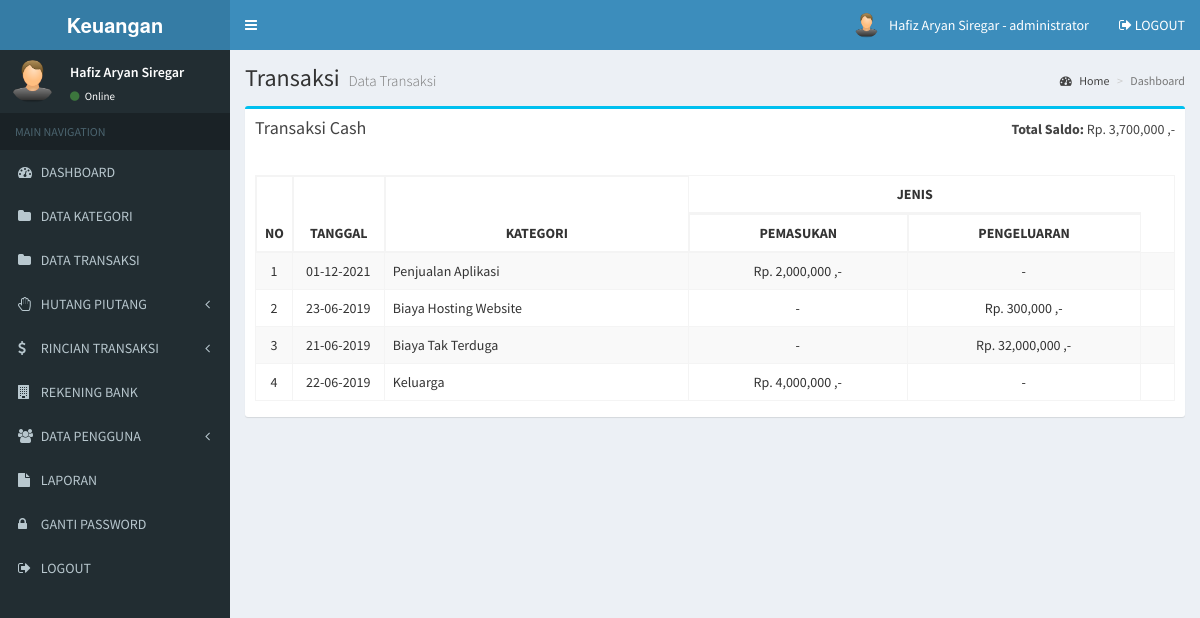
The app's page /admin/transaksi_cash.php (signed in) with its own data.
### tables this page shows
CREATE TABLE `user` (
  `user_id` int(11) NOT NULL,
  `user_nama` varchar(100) NOT NULL,
  `user_username` varchar(100) NOT NULL,
  `user_password` varchar(100) NOT NULL,
  `user_foto` varchar(100) DEFAULT NULL,
  `user_level` varchar(20) NOT NULL
);

CREATE TABLE `bank` (
  `bank_id` int(11) NOT NULL,
  `bank_nama` varchar(255) NOT NULL,
  `bank_nomor` varchar(255) NOT NULL,
  `bank_pemilik` varchar(255) NOT NULL,
  `bank_saldo` bigint(20) NOT NULL
);

CREATE TABLE `transaksi` (
  `transaksi_id` int(11) NOT NULL,
  `transaksi_tanggal` date NOT NULL,
  `transaksi_jenis` enum('Pengeluaran','Pemasukan') NOT NULL,
  `transaksi_kategori` int(11) NOT NULL,
  `transaksi_nominal` int(11) NOT NULL,
  `transaksi_keterangan` text NOT NULL,
  `transaksi_bank` int(11) NOT NULL
);

CREATE TABLE `kategori` (
  `kategori_id` int(11) NOT NULL,
  `kategori` varchar(255) NOT NULL
);

### admin/transaksi_cash.php (the view, shortened to what this page needs)
<?php include 'header.php'; ?>
<div class="content-wrapper">
  <section class="content-header">
    <h1>
      Transaksi
      <small>Data Transaksi</small>
    </h1>
    <ol class="breadcrumb">
      <li><a href="#"><i class="fa fa-dashboard"></i> Home</a></li>
      <li class="active">Dashboard</li>
    </ol>
  </section>
  <section class="content">
    <div class="row">
      <section class="col-lg-12">
        <div class="box box-info">
          <div class="box-header">
            <h3 class="box-title">Transaksi Cash</h3>
            <div class="btn-group pull-right">
              <p><b>Total Saldo:</b> <?php
                                      include '../koneksi.php';
                                      $data = mysqli_query($koneksi, "SELECT * FROM bank where bank_id = 3");
                                      while ($d = mysqli_fetch_array($data)) {
                                      ?>
                  <?php echo "Rp. " . number_format($d['bank_saldo']) . " ,-"; ?> <?php
                                                                                }
                                                                                  ?></p>
            </div>
          </div>
          <div class="box-body">
            <div class="table-responsive">
              <table class="table table-bordered table-striped" id="table-datatable">
                <thead>
                  <tr>
                    <th width="1%" rowspan="2">NO</th>
                    <th width="10%" rowspan="2" class="text-center">TANGGAL</th>
                    <th rowspan="2" class="text-center">KATEGORI</th>
                    <th colspan="2" class="text-center">JENIS</th>
                  </tr>
                  <tr>
                    <th class="text-center">PEMASUKAN</th>
                    <th class="text-center">PENGELUARAN</th>
                  </tr>
                </thead>
                <tbody>
                  <?php
                  include '../koneksi.php';
                  $no = 1;
                  $data = mysqli_query($koneksi, "SELECT * FROM transaksi, kategori WHERE kategori_id = transaksi_kategori AND transaksi_bank = 3 ORDER BY transaksi_id DESC");
                  while ($d = mysqli_fetch_array($data)) {
                  ?>
                    <tr>
                      <td class="text-center"><?php echo $no++; ?></td>
                      <td class="text-center"><?php echo date('d-m-Y', strtotime($d['transaksi_tanggal'])); ?></td>
                      <td><?php echo $d['kategori']; ?></td>
                      <td class="text-center">
                        <?php
                        if ($d['transaksi_jenis'] == "Pemasukan") {
                          echo "Rp. " . number_format($d['transaksi_nominal']) . " ,-";
                        } else {
                          echo "-";
                        }
                        ?>
                      </td>
                      <td class="text-center">
                        <?php
                        if ($d['transaksi_jenis'] == "Pengeluaran") {
                          echo "Rp. " . number_format($d['transaksi_nominal']) . " ,-";
                        } else {
                          echo "-";
                        }
                        ?>
                      </td>
                      <td>
                      </td>
                    </tr>
                  <?php
                  }
                  ?>
                </tbody>
              </table>
            </div>
          </div>
        </div>
      </section>
    </div>
  </section>
</div>
<?php include 'footer.php'; ?>

### admin/header.php (shortened to what this page needs)
<!DOCTYPE html>
<html>
<head>
  <link rel="stylesheet" href="../assets/bower_components/bootstrap/dist/css/bootstrap.min.css">
  <link rel="stylesheet" href="../assets/bower_components/font-awesome/css/font-awesome.min.css">
  <link rel="stylesheet" href="../assets/bower_components/Ionicons/css/ionicons.min.css">
  <link rel="stylesheet" href="../assets/dist/css/AdminLTE.min.css">
  <link rel="stylesheet" href="../assets/bower_components/datatables.net-bs/css/dataTables.bootstrap.min.css">
  <link rel="stylesheet" href="../assets/dist/css/skins/_all-skins.min.css">
  <link rel="stylesheet" href="../assets/bower_components/morris.js/morris.css">
  <link rel="stylesheet" href="../assets/bower_components/jvectormap/jquery-jvectormap.css">
  <link rel="stylesheet" href="../assets/bower_components/bootstrap-datepicker/dist/css/bootstrap-datepicker.min.css">
  <link rel="stylesheet" href="../assets/bower_components/bootstrap-daterangepicker/daterangepicker.css">
  <link rel="stylesheet" href="../assets/plugins/bootstrap-wysihtml5/bootstrap3-wysihtml5.min.css">
  <?php
  include '../koneksi.php';
  ?>
</head>
<body class="hold-transition skin-blue sidebar-mini">
  <div class="wrapper">
    <header class="main-header">
      <a href="index.php" class="logo">
        <span class="logo-lg"><b>Keuangan</b></span>
      </a>
      <nav class="navbar navbar-static-top">
        <a href="#" class="sidebar-toggle" data-toggle="push-menu" role="button">
        </a>
        <div class="navbar-custom-menu">
          <ul class="nav navbar-nav">
            <li class="dropdown user user-menu">
              <a href="#" class="dropdown-toggle" data-toggle="dropdown">
                <?php
                $id_user = $_SESSION['id'];
                $profil = mysqli_query($koneksi, "select * from user where user_id='$id_user'");
                $profil = mysqli_fetch_assoc($profil);
                if ($profil['user_foto'] == "") {
                ?>
                  <img src="../gambar/sistem/user.png" class="user-image">
                <?php } else { ?>
                  <img src="../gambar/user/<?php echo $profil['user_foto'] ?>" class="user-image">
                <?php } ?>
                <span class="hidden-xs"><?php echo $_SESSION['nama']; ?> - <?php echo $_SESSION['level']; ?></span>
              </a>
            </li>
            <li>
              <a href="logout.php" onclick="return confirm('Apakah Anda yakin untuk logout?')">
                <i class="fa fa-sign-out"></i> LOGOUT
              </a>
            </li>
          </ul>
        </div>
      </nav>
    </header>
    <aside class="main-sidebar">
      <section class="sidebar">
        <div class="user-panel">
          <div class="pull-left image">
            <?php
            $id_user = $_SESSION['id'];
            $profil = mysqli_query($koneksi, "select * from user where user_id='$id_user'");
            $profil = mysqli_fetch_assoc($profil);
            if ($profil['user_foto'] == "") {
            ?>
              <img src="../gambar/sistem/user.png" class="img-circle">
            <?php } else { ?>
              <img src="../gambar/user/<?php echo $profil['user_foto'] ?>" class="img-circle" style="max-height:45px">
            <?php } ?>
          </div>
          <div class="pull-left info">
            <p><?php echo $_SESSION['nama']; ?></p>
            <a href="#"><i class="fa fa-circle text-success"></i> Online</a>
          </div>
        </div>
        <ul class="sidebar-menu" data-widget="tree">
          <li class="header">MAIN NAVIGATION</li>
          <li>
            <a href="index.php">
              <i class="fa fa-dashboard"></i> <span>DASHBOARD</span>
            </a>
          </li>
          <li>
            <a href="kategori.php">
              <i class="fa fa-folder"></i> <span>DATA KATEGORI</span>
            </a>
          </li>
          <li>
            <a href="transaksi.php">
              <i class="fa fa-folder"></i> <span>DATA TRANSAKSI</span>
            </a>
          </li>
          <li class="treeview">
            <a href="#">
              <i class="fa fa-hand-paper-o"></i>
              <span>HUTANG PIUTANG</span>
              <span class="pull-right-container">
                <i class="fa fa-angle-left pull-right"></i>
              </span>
            </a>
          </li>
          <li class="treeview">
            <a href="#">
              <i class="fa fa-dollar"></i>
              <span>RINCIAN TRANSAKSI</span>
              <span class="pull-right-container">
                <i class="fa fa-angle-left pull-right"></i>
              </span>
            </a>
          </li>
          <li>
            <a href="bank.php">
              <i class="fa fa-building"></i> <span>REKENING BANK</span>
            </a>
          </li>
          <li class="treeview">
            <a href="#">
              <i class="fa fa-users"></i>
              <span>DATA PENGGUNA</span>
              <span class="pull-right-container">
                <i class="fa fa-angle-left pull-right"></i>
              </span>
            </a>
          </li>
          <li>
            <a href="laporan.php">
              <i class="fa fa-file"></i> <span>LAPORAN</span>
            </a>
          </li>
          <li>
            <a href="gantipassword.php">
              <i class="fa fa-lock"></i> <span>GANTI PASSWORD</span>
            </a>
          </li>
          <li>
            <a href="logout.php" onclick="return confirm('Apakah Anda yakin untuk logout?')">
              <i class="fa fa-sign-out"></i> <span>LOGOUT</span>
            </a>
          </li>
        </ul>
      </section>
    </aside>

### admin/header.php (style rules this page uses)
#table-datatable { width: 100% !important; }
#table-datatable .sorting_disabled { border: 1px solid #f4f4f4; }

### records on screen
user: user_foto (picture)
bank: bank_saldo "3,700,000"
transaksi: transaksi_tanggal "01-12-2021", kategori.kategori "Penjualan Aplikasi", transaksi_nominal "2,000,000"
transaksi: transaksi_tanggal "23-06-2019", kategori.kategori "Biaya Hosting Website", transaksi_nominal "300,000"
transaksi: transaksi_tanggal "21-06-2019", kategori.kategori "Biaya Tak Terduga", transaksi_nominal "32,000,000"
transaksi: transaksi_tanggal "22-06-2019", kategori.kategori "Keluarga", transaksi_nominal "4,000,000"

### other values on screen
$_SESSION['nama'] "Hafiz Aryan Siregar"
$_SESSION['level'] "administrator"
